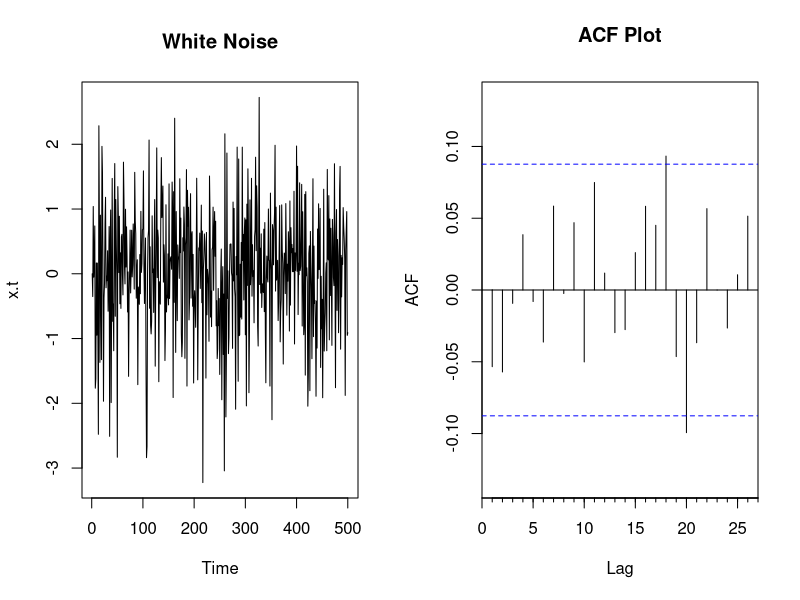
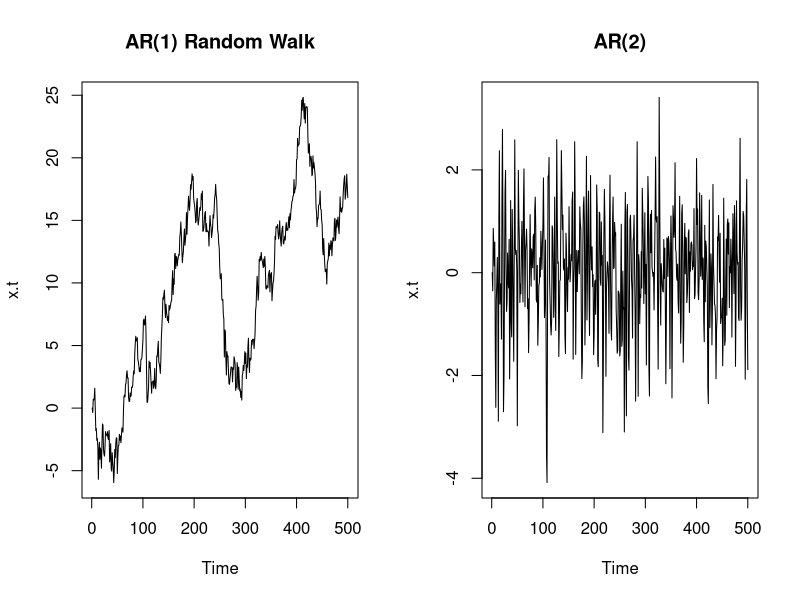
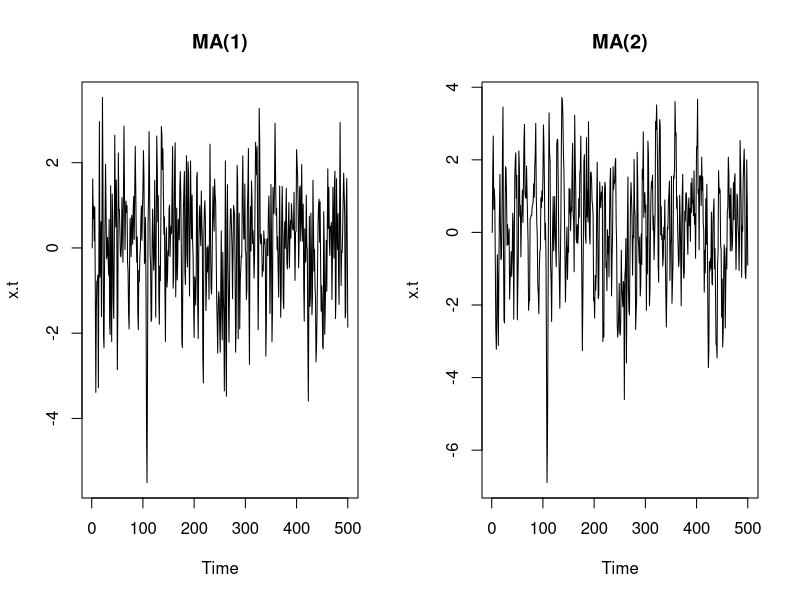
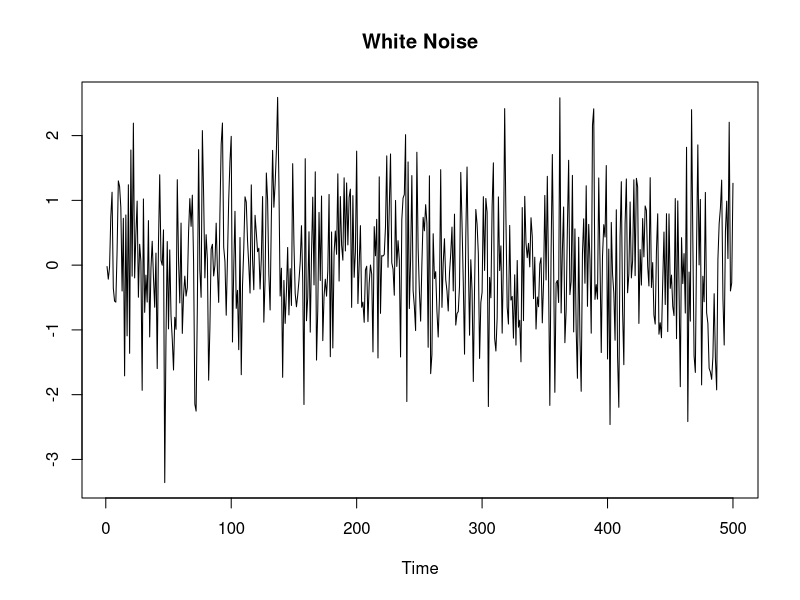
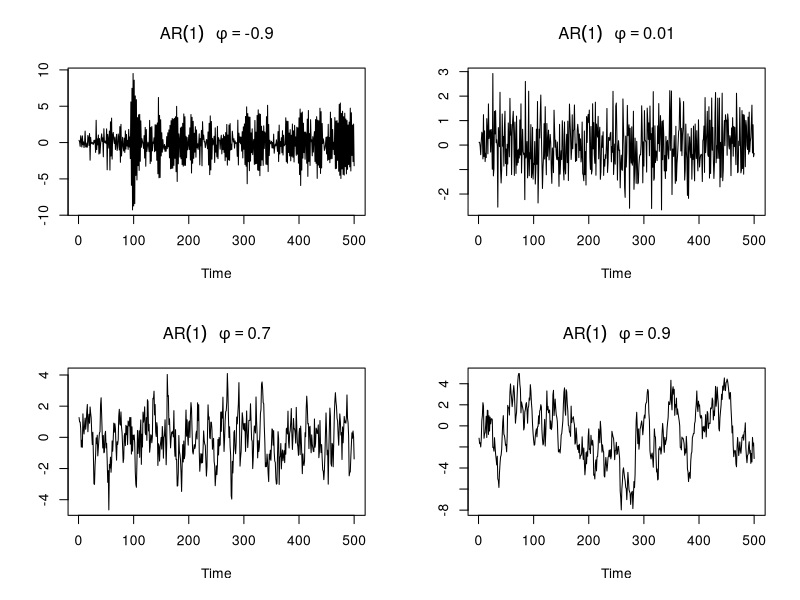
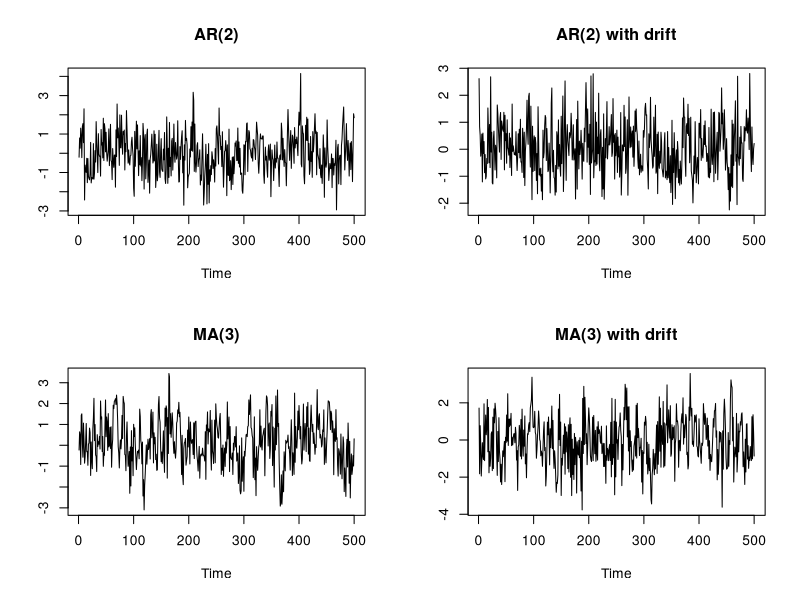
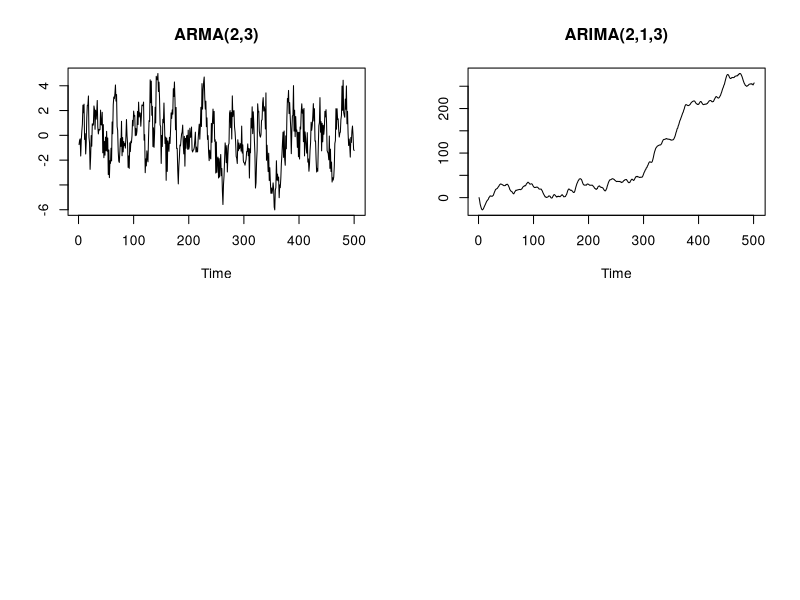

Reproduce these figures in R, in order.
## ---- chunk 1

library(forecast)

## Set parameters
n = 500
w = rnorm(n, sd = 1)
x.t = 0

## graphical parameters
par(mfrow = c(1,2))

## White Noise
for (i in 2:n) x.t[i] = w[i]

plot.ts(x.t, main = "White Noise")
Acf(x.t, main = "ACF Plot")

## Random Walk, AR(1)
for (i in 2:n) x.t[i] = x.t[i-1] + w[i]
plot.ts(x.t, main = "AR(1) Random Walk")

## Random Walk, AR(2)
for (i in 3:n) x.t[i] = .5*x.t[i-1] - .4*x.t[i-2] + w[i]
plot.ts(x.t, main = "AR(2)")

## MA(1)
for (i in 2:n) x.t[i] = w[i] + w[i-1]
plot.ts(x.t, main = "MA(1)")

for (i in 3:n) x.t[i] = w[i] + w[i-1] + w[i-2]
plot.ts(x.t, main = "MA(2)")

## graphical parameters
par(mfrow = c(1,1))

## ---- chunk 2

## Generated Time Series
plot(arima.sim(n = n, model = list(order = c(0, 0, 0))), main = "White Noise", ylab = "")

par(mfrow = c(2, 2))

## AR(1) (correlation between observations) p(h) = phi^h
for (i in c(-.9, .01, .7, .9)) {
  plot(arima.sim(n = n, model = list(ar = i)), main = bquote(AR(1)~~~phi==.(i)), ylab = "")
}

## AR(2)
plot(arima.sim(n = n, model = list(order = c(2, 0, 0), ar = c(.2, .1))),
     main = "AR(2)", ylab = "")

## AR(2) with drift
plot(arima.sim(n = n, model = list(order = c(2, 0, 0), ar = c(.2, .1), d = 1.5)),
     main = "AR(2) with drift", ylab = "")

## MA(3)
plot(arima.sim(n = n, model = list(order = c(0, 0, 3), ma = c(.3, .3, .3))),
     main = "MA(3)", ylab = "")

## MA(3) with drift
plot(arima.sim(n = n, model = list(order = c(0, 0, 3), ma = c(.1, .8, .1), d = 2)),
     main = "MA(3) with drift", ylab = "")

## ARMA(2,3)
plot(arima.sim(n = n, model = list(order = c(2, 0, 3), ar = c(.4, .2), ma = c(.1, .8, .1))),
     main = "ARMA(2,3)", ylab = "")

## ARIMA(2,1,3)
plot(arima.sim(n = n, model = list(order = c(2, 1, 3), ar = c(.4, .2), ma = c(.1, .8, .1))),
     main = "ARIMA(2,1,3)", ylab = "")

